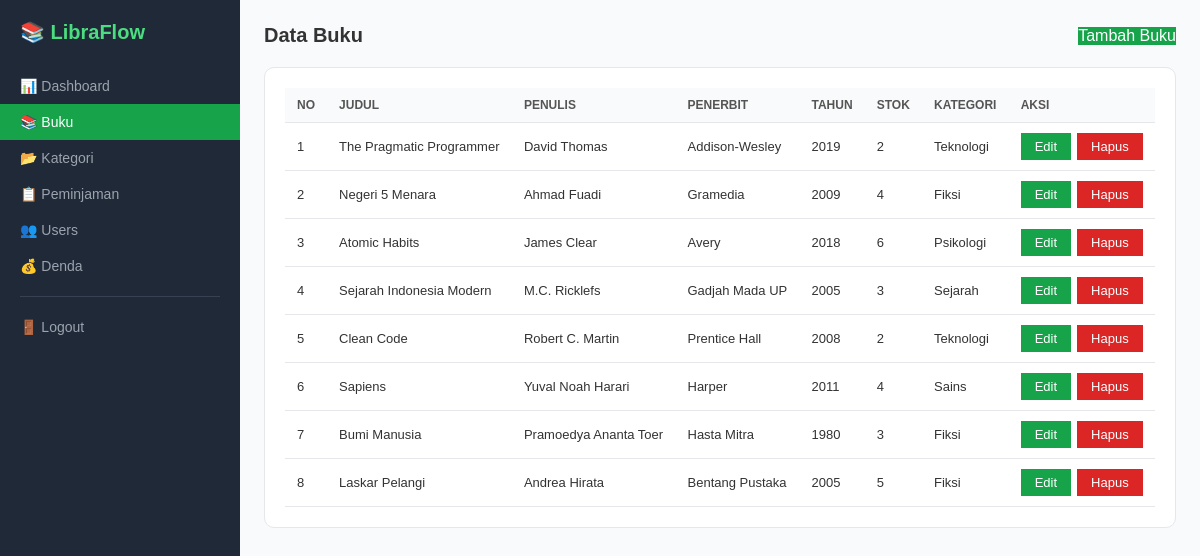
Page /admin/buku.php (signed in) on the committed database.
### tables this page shows
CREATE TABLE buku (
    buku_id INT AUTO_INCREMENT PRIMARY KEY,
    kategori_id INT,
    judul VARCHAR(200) NOT NULL,
    penulis VARCHAR(150),
    penerbit VARCHAR(150),
    tahun_terbit INT,
    stok INT DEFAULT 0,
    cover_image VARCHAR(255),
    FOREIGN KEY (kategori_id) REFERENCES kategori(kategori_id)
);

CREATE TABLE kategori (
    kategori_id INT AUTO_INCREMENT PRIMARY KEY,
    nama VARCHAR(100) NOT NULL,
    deskripsi TEXT
);

### admin/buku.php (the view, shortened to what this page needs)
<?php
require_once '../config/database.php';
$query = mysqli_query($conn, "SELECT b.*, k.nama as nama_kategori FROM buku b LEFT JOIN kategori k ON b.kategori_id = k.kategori_id ORDER BY b.buku_id DESC");
?>
<!DOCTYPE html>
<html lang='id'>
<head>
    <link rel='stylesheet' href='/ALP-WP/assets/css/style.css'>
</head>
<body>
<div class='dashboard'>
        <div class='sidebar'>
        <div class='logo'>📚 LibraFlow</div>
        <div class='sidebar-menu'>
            <a href='dashboard.php' class=''>📊 Dashboard</a>
            <a href='buku.php' class='active'>📚 Buku</a>
            <a href='kategori.php' class=''>📂 Kategori</a>
            <a href='peminjaman.php' class=''>📋 Peminjaman</a>
            <a href='users.php' class=''>👥 Users</a>
            <a href='denda.php' class=''>💰 Denda</a>
            <div class='sidebar-divider'></div>
            <a href='../logout.php'>🚪 Logout</a>
        </div>
    </div>
<div class='main-content'>
        <div class='page-header'>
            <h2>Data Buku</h2>
            <a href='tambah_buku.php' class='btn-primary'>Tambah Buku</a>
        </div>
        <div class='card'>
            <table>
                <thead>
                    <tr>
                        <th>No</th>
                        <th>Judul</th>
                        <th>Penulis</th>
                        <th>Penerbit</th>
                        <th>Tahun</th>
                        <th>Stok</th>
                        <th>Kategori</th>
                        <th>Aksi</th>
                    </tr>
                </thead>
                <tbody>
                    <?php $no = 1; while ($row = mysqli_fetch_assoc($query)) : ?>
                    <tr>
                        <td><?= $no++ ?></td>
                        <td><?= htmlspecialchars($row['judul']) ?></td>
                        <td><?= htmlspecialchars($row['penulis']) ?></td>
                        <td><?= htmlspecialchars($row['penerbit']) ?></td>
                        <td><?= $row['tahun_terbit'] ?></td>
                        <td><?= $row['stok'] ?></td>
                        <td><?= htmlspecialchars($row['nama_kategori']) ?></td>
                        <td>
                            <div class='aksi'>
                                <a href='edit_buku.php?id=<?= $row['buku_id'] ?>' class='btn-primary btn-kecil'>Edit</a>
                                <a href='hapus_buku.php?id=<?= $row['buku_id'] ?>' class='btn-danger btn-kecil' onclick="return confirm('Yakin hapus?')">Hapus</a>
                            </div>
                        </td>
                    </tr>
                    <?php endwhile; ?>
                </tbody>
            </table>
        </div>
    </div>
</div>
</body>
</html>

### assets/css/style.css (style rules this page uses)
* { margin: 0; padding: 0; box-sizing: border-box; }
body { font-family: Arial, sans-serif; color: #333; background: #fff; }
a { text-decoration: none; color: inherit; }
.btn-primary { background: #16a34a; color: #fff; border-color: #16a34a; }
.btn-danger { background: #dc2626; color: #fff; border-color: #dc2626; }
.btn-kecil { padding: 6px 14px; font-size: 13px; }
.logo { font-size: 20px; font-weight: bold; color: #16a34a; }
.dashboard { display: flex; min-height: 100vh; }
.sidebar { width: 240px; background: #1f2937; color: #d1d5db; padding: 20px 0; flex-shrink: 0; }
.sidebar .logo { color: #4ade80; padding: 0 20px; margin-bottom: 24px; }
.sidebar-menu { display: flex; flex-direction: column; }
.sidebar-menu a { padding: 10px 20px; font-size: 14px; color: #9ca3af; display: flex; align-items: center; gap: 10px; transition: all 0.2s; }
.sidebar-menu a.active { background: #16a34a; color: #fff; }
.sidebar-divider { height: 1px; background: #374151; margin: 12px 20px; }
.main-content { flex: 1; background: #f9fafb; padding: 24px; }
.card { background: #fff; border: 1px solid #e5e7eb; border-radius: 10px; padding: 20px; margin-bottom: 20px; }
table { width: 100%; border-collapse: collapse; }
table th, table td { padding: 10px 12px; text-align: left; border-bottom: 1px solid #e5e7eb; font-size: 13px; }
table th { background: #f9fafb; font-weight: bold; color: #555; font-size: 12px; text-transform: uppercase; }
.aksi { display: flex; gap: 6px; }
.page-header { display: flex; justify-content: space-between; align-items: center; margin-bottom: 20px; }
.page-header h2 { font-size: 20px; }

### rows in the picture
buku: judul "The Pragmatic Programmer", penulis "David Thomas", penerbit "Addison-Wesley", tahun_terbit "2019", stok "2", kategori.nama "Teknologi"
buku: judul "Negeri 5 Menara", penulis "Ahmad Fuadi", penerbit "Gramedia", tahun_terbit "2009", stok "4", kategori.nama "Fiksi"
buku: judul "Atomic Habits", penulis "James Clear", penerbit "Avery", tahun_terbit "2018", stok "6", kategori.nama "Psikologi"
buku: judul "Sejarah Indonesia Modern", penulis "M.C. Ricklefs", penerbit "Gadjah Mada UP", tahun_terbit "2005", stok "3", kategori.nama "Sejarah"
buku: judul "Clean Code", penulis "Robert C. Martin", penerbit "Prentice Hall", tahun_terbit "2008", stok "2", kategori.nama "Teknologi"
buku: judul "Sapiens", penulis "Yuval Noah Harari", penerbit "Harper", tahun_terbit "2011", stok "4", kategori.nama "Sains"
buku: judul "Bumi Manusia", penulis "Pramoedya Ananta Toer", penerbit "Hasta Mitra", tahun_terbit "1980", stok "3", kategori.nama "Fiksi"
buku: judul "Laskar Pelangi", penulis "Andrea Hirata", penerbit "Bentang Pustaka", tahun_terbit "2005", stok "5", kategori.nama "Fiksi"
